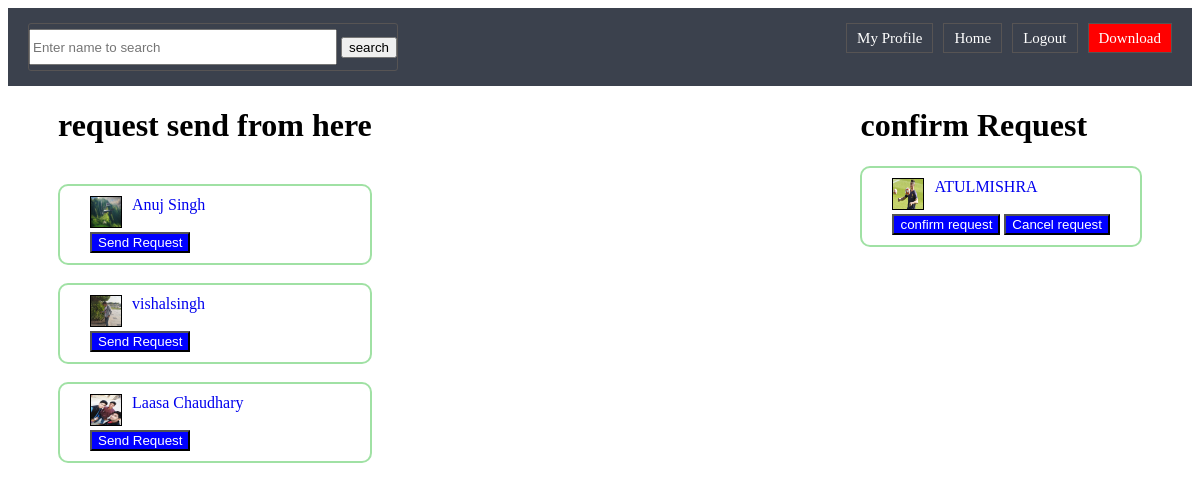
Screenshot of /addfriend/ (signed in) with the database file from the repository.
### app1/models.py (models this page shows)
class signup(models.Model):
    firstname=models.CharField(max_length=15)
    lastname=models.CharField(max_length=10)
    emailid=models.CharField(max_length=30,primary_key=True)
    password=models.CharField(max_length=10)
    dobd=models.CharField(max_length=2)
    dobm=models.CharField(max_length=5)
    doby=models.CharField(max_length=4)
    gender=models.CharField(max_length=6)
    displayimage=models.ImageField(upload_to='images/')

class friendslist(models.Model):
    sender  = models.ForeignKey(signup, on_delete=models.CASCADE,related_name="sender")
    reciever = models.ForeignKey(signup, on_delete=models.CASCADE,related_name="reciever")
    reqstatus = models.CharField(max_length=100)
    class Meta:
        unique_together = (('sender','reciever'),)

### app1/views.py (the view)
# urls.py: path('addfriend/',addfriend),
def addfriend(request):
    allUser = signup.objects.all()
    b = signup.objects.get(emailid=request.session["name"])
    accept = friendslist.objects.filter(reciever=b)
    c = friendslist.objects.filter(Q(sender=b) | Q(reciever=b))
    l1 = []
    for i in c:
        if(i.reciever==b):
            l1.append(i.sender.emailid)
        else:
            l1.append(i.reciever.emailid)
    u_list = []
    for i in allUser:
        if(i.emailid not in l1 ):
            u_list.append(i)
    return render(request,'addfriend.html',{"friend":u_list,'accept':accept})

### templates/addfriend.html (shortened to what this page needs)
{%load static%}
<!DOCTYPE html>
<html lang="en" dir="ltr">
  <head>
    <link rel="stylesheet" href ="{% static 'css/addfriend.css' %}" />
    <link rel="stylesheet" type="text/css" href="{%static 'css/header.css'%}">
  </head>
  <body>
<div class="navbar">
	<div class="left">
	<div class="navbar1">
		<input type="text" name="search" style="width: 300px;height: 30px;" placeholder="Enter name to search">
		<input type="submit" name="" value="search">
	</div>
	</div>
	<div class="right">
	<div class="navbar3">
		<a href="#">My Profile </i></a></div>
	<div class="navbar3"><a href="http://127.0.0.1:8000/homepage">Home </i></a></div>
	<div>
	    <a href="#">Logout</a>
	</div>
	<div class="download">
		<a href="#">Download</a>
	</div>
</div>
	</div>
<div >
    <div class="sendrequest" >
      <h1>request send from here </h1>
    {% for i in friend %}
    {%if i.emailid != request.session.name %}
          <div class="friend ">
            <div style="float:left;"><img src="{{i.displayimage}}" alt="image not found" class="profile" /></div>
            <div style="float:left;padding-left:10px;"> <a href="#" style="font-family:verdana;text-decoration:none;" >{{i.firstname}}{{i.lastname}}</a> </div><br><br>
            <div>
              <button class="disableBtn " value="{{ i.emailid }}" onclick="sendRequest(this)">Send Request</button>
            </div>
            </div>
         {%endif%}
         <br>
    {%endfor%}
  </div>
    <div  class="acceptrequest">
        <h1>confirm Request</h1>
        {% for i in accept %}
        {%if i.reqstatus == '1'%}
        <div class="friendright">
          <div style="float:left"> <img src="{{i.sender.displayimage}}" alt="image not found" class="profile"></div>
          <div style="float:left;padding-left:10px;"><a href="#" style="font-family:verdana;text-decoration: none;">{{i.sender.firstname}}{{i.sender.lastname}}</a></div><br><br>
          <div>
            <button class="disableBtn"
              value="{{ i.sender.emailid }}"
              onclick="acceptRequest(this)"
            >
              confirm request
            </button>
            <button class="disableBtn" onclick="cancelRequest(this)" value={{i.sender.emailid}}>Cancel request</button>
          </div>
        </div>
         {%endif%}
         <br>
        {%endfor%}
      </div>
    </div>
  </body>
</html>

### static/css/addfriend.css (style rules this page uses)
.acceptrequest { float:right; margin-right:50px; }
.sendrequest { float:left; margin-left:50px; }
.profile { height:30px; width:30px; border:1px solid black; }
.friend { border: 2px solid rgb(160, 225, 164); padding-left:30px; padding-top:10px; padding-bottom:10px; padding-right:0px; border-radius : 10px; }
.friendright { border: 2px solid rgb(160, 225, 164); padding-left:30px; padding-top:10px; padding-bottom:10px; padding-right:30px; border-radius: 10px; }
.disableBtn { color:white; background-color: blue; }

### static/css/header.css (style rules this page uses)
.navbar { width=100%; background-color: rgb(55,61,73,0.975); overflow:hidden; position: relative; padding:15px; }
.navbar .left { float:left; overflow: hidden; }
.navbar .right { float:right; overflow: hidden; }
.left div { float:left; margin: 0px 5px; padding: 5px 0px; border:1px solid rgb(87,84,84); border-radius: 3px }
.right div { float:left; padding: 5px 0px; border:1px solid rgb(87,84,84); margin:0px 5px; }
.navbar a { color:white; font-size:15px; text-decoration: none; padding: 10px; }
.download { background-color: red; }

### rows the page displays
signup: displayimage (picture), firstname "Anuj", lastname "Singh"
signup: displayimage (picture), firstname "vishal", lastname "singh"
signup: displayimage (picture), firstname "Laasa", lastname "Chaudhary"
friendslist: sender.displayimage (picture), sender.firstname "ATUL", sender.lastname "MISHRA"
